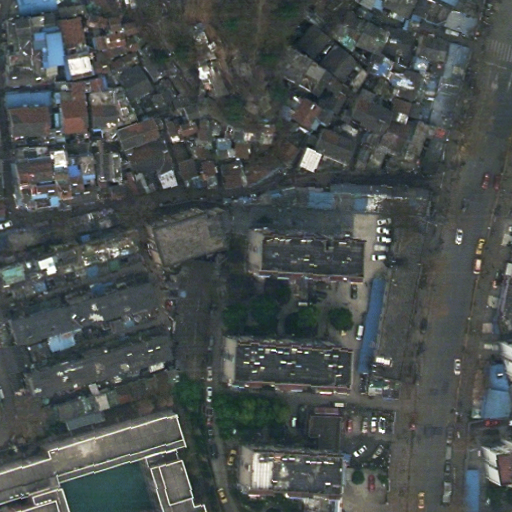
#> input picture data_reader/test_img.png, 512 x 512 px, given as the content of the folder /home/likai/code/LKSeg/data/LoveDA/Train/Urban/images_png, which was not available
$ python loveda_dataset.py
#> lines starting #> are read from the running program, lines starting #| are printed output that depends on the picture; pictures that were not available may be replaced by others from this repository, and a replacement may not be noted
### data_reader/transform.py
import math
import numbers
from PIL import Image, ImageOps, ImageEnhance
import numpy as np
import random
from scipy.ndimage.morphology import generate_binary_structure, binary_erosion
from scipy.ndimage import maximum_filter


class Compose(object):
    def __init__(self, transforms):
        self.transforms = transforms

    def __call__(self, img, mask):
        assert img.size == mask.size
        for t in self.transforms:
            img, mask = t(img, mask)
        return img, mask


class RandomCrop(object):
    """
    Take a random crop from the image.
    First the image or crop size may need to be adjusted if the incoming image
    is too small...
    If the image is smaller than the crop, then:
         the image is padded up to the size of the crop
         unless 'nopad', in which case the crop size is shrunk to fit the image
    A random crop is taken such that the crop fits within the image.
    If a centroid is passed in, the crop must intersect the centroid.
    """
    def __init__(self, size=512, ignore_index=12, nopad=True):

        if isinstance(size, numbers.Number):
            self.size = (int(size), int(size))
        else:
            self.size = size
        self.ignore_index = ignore_index
        self.nopad = nopad
        self.pad_color = (0, 0, 0)

    def __call__(self, img, mask, centroid=None):
        assert img.size == mask.size
        w, h = img.size
        # ASSUME H, W
        th, tw = self.size
        if w == tw and h == th:
            return img, mask

        if self.nopad:
            if th > h or tw > w:
                # Instead of padding, adjust crop size to the shorter edge of image.
                shorter_side = min(w, h)
                th, tw = shorter_side, shorter_side
        else:
            # Check if we need to pad label to fit for crop_size.
            if th > h:
                pad_h = (th - h) // 2 + 1
            else:
                pad_h = 0
            if tw > w:
                pad_w = (tw - w) // 2 + 1
            else:
                pad_w = 0
            border = (pad_w, pad_h, pad_w, pad_h)
            if pad_h or pad_w:
                img = ImageOps.expand(img, border=border, fill=self.pad_color)
                mask = ImageOps.expand(mask, border=border, fill=self.ignore_index)
                w, h = img.size

        if centroid is not None:
            # Need to insure that centroid is covered by crop and that crop
            # sits fully within the image
            c_x, c_y = centroid
            max_x = w - tw
            max_y = h - th
            x1 = random.randint(c_x - tw, c_x)
            x1 = min(max_x, max(0, x1))
            y1 = random.randint(c_y - th, c_y)
            y1 = min(max_y, max(0, y1))
        else:
            if w == tw:
                x1 = 0
            else:
                x1 = random.randint(0, w - tw)
            if h == th:
                y1 = 0
            else:
                y1 = random.randint(0, h - th)
        return img.crop((x1, y1, x1 + tw, y1 + th)), mask.crop((x1, y1, x1 + tw, y1 + th))


class PadImage(object):
    def __init__(self, size=(512, 512), ignore_index=0):
        self.size = size
        self.ignore_index = ignore_index

    def __call__(self, img, mask):
        assert img.size == mask.size
        th, tw = self.size[0], self.size[1]

        w, h = img.size

        if w > tw or h > th:
            wpercent = (tw / float(w))
            target_h = int((float(img.size[1]) * float(wpercent)))
            img, mask = img.resize((tw, target_h), Image.BICUBIC), mask.resize((tw, target_h), Image.NEAREST)

        w, h = img.size
        img = ImageOps.expand(img, border=(0, 0, tw - w, th - h), fill=0)
        mask = ImageOps.expand(mask, border=(0, 0, tw - w, th - h), fill=self.ignore_index)

        return img, mask


class RandomHorizontalFlip(object):

    def __init__(self, prob: float = 0.5):
        self.prob = prob

    def __call__(self, img, mask=None):
        if mask is not None:
            if random.random() < self.prob:
                return img.transpose(Image.FLIP_LEFT_RIGHT), mask.transpose(
                    Image.FLIP_LEFT_RIGHT)
            else:
                return img, mask
        else:
            if random.random() < self.prob:
                return img.transpose(Image.FLIP_LEFT_RIGHT)
            else:
                return img


class RandomVerticalFlip(object):
    def __init__(self, prob: float = 0.5):
        self.prob = prob

    def __call__(self, img, mask=None):
        if mask is not None:
            if random.random() < self.prob:
                return img.transpose(Image.FLIP_TOP_BOTTOM), mask.transpose(
                    Image.FLIP_TOP_BOTTOM)
            else:
                return img, mask
        else:
            if random.random() < self.prob:
                return img.transpose(Image.FLIP_TOP_BOTTOM)
            else:
                return img


class Resize(object):
    def __init__(self, size: tuple = (512,  512)):
        self.size = size  # size: (h, w)

    def __call__(self, img, mask):
        assert img.size == mask.size
        return img.resize(self.size, Image.BICUBIC), mask.resize(self.size, Image.NEAREST)


class RandomScale(object):
    def __init__(self, scale_list=[0.75, 1.0, 1.25], mode='value'):
        self.scale_list = scale_list
        self.mode = mode

    def __call__(self, img, mask):
        oh, ow = img.size
        scale_amt = 1.0
        if self.mode == 'value':
            scale_amt = np.random.choice(self.scale_list, 1)
        elif self.mode == 'range':
            scale_amt = random.uniform(self.scale_list[0], self.scale_list[-1])
        h = int(scale_amt * oh)
        w = int(scale_amt * ow)
        return img.resize((w, h), Image.BICUBIC), mask.resize((w, h), Image.NEAREST)


class ColorJitter(object):
    # [19 lines left out: functions __init__, __call__, not called in this run]


class SmartCropV1(object):
    def __init__(self, crop_size=512,
                 max_ratio=0.75,
                 ignore_index=12, nopad=False):
        self.crop_size = crop_size
        self.max_ratio = max_ratio
        self.ignore_index = ignore_index
        self.crop = RandomCrop(crop_size, ignore_index=ignore_index, nopad=nopad)

    def __call__(self, img, mask):
        assert img.size == mask.size
        count = 0
        while True:
            img_crop, mask_crop = self.crop(img.copy(), mask.copy())
            count += 1
            labels, cnt = np.unique(np.array(mask_crop), return_counts=True)
            cnt = cnt[labels != self.ignore_index]
            if len(cnt) > 1 and np.max(cnt) / np.sum(cnt) < self.max_ratio:
                break
            if count > 10:
                break

        return img_crop, mask_crop


class SmartCropV2(object):
    # [32 lines left out: functions __init__, __call__, not called in this run]

### data_reader/loveda_dataset.py
# -*- coding: utf-8 -*-

import sys
import os
# Add parent directory to path for importing models
sys.path.append(os.path.dirname(os.path.dirname(os.path.abspath(__file__))))

from data_reader.transform import Compose,RandomCrop,PadImage,RandomHorizontalFlip,RandomVerticalFlip,Resize,RandomScale,ColorJitter,SmartCropV1,SmartCropV2
import os
import os.path as osp
import numpy as np
import torch
from torch.utils.data import Dataset
import matplotlib.pyplot as plt
from PIL import Image
import random
from torch.utils.data import DataLoader
import cv2
from skimage.segmentation import mark_boundaries

class LoveDATrainDataset(Dataset):
    def __init__(self,
                 data_root='data/LoveDA/Train',
                 img_dir='images_png',
                 mask_dir='masks_png',
                 img_suffix='.png',
                 mask_suffix='.png',
                 superpixel=False,
                 superpixel_dict=None,
                 superpixel_type=None,
                 transform=None,
                 test_mode=False,
                 original_size=[1024,1024],
                 output_size=[512,512]):

        self.data_root = data_root
        self.img_dir = img_dir
        self.mask_dir = mask_dir
        self.img_suffix = img_suffix
        self.mask_suffix = mask_suffix
        self.superpixel = superpixel
        self.transform = transform
        self.test_mode = test_mode
        self.original_size = original_size
        self.img_size = output_size
        self.img_ids = self._collect_img_id_region()

        if self.superpixel:
            if superpixel_dict is not None:
                self.superpixel_type = superpixel_type
                self.superpixel_dict = superpixel_dict
            else:
                self.superpixel_type = "slic"
                self.superpixel_dict = {
                    "n_segments": 100,
                    "compactness": 20,
                    "sigma": 1,
                    "start_label": 0,
                    "min_size_factor": 0.5,
                    "max_num_iter": 10,
                    "enforce_connectivity": True,
                }

        self.COLOR_MAP = dict(
            nothing=(0, 0, 0),              # 0 black
            Background=(255, 255, 255),     # 1 white
            Building=(255, 0, 0),           # 2 red
            Road=(255, 255, 0),             # 3 yellow
            Water=(0, 0, 255),              # 4 blue
            Barren=(159, 129, 183),         # 5 purple
            Forest=(0, 255, 0),             # 6 green
            Agricultural=(255, 195, 128),   # 7 orange
        )
        self.CLASSES = list(self.COLOR_MAP.keys())
        self.PALETTE = list(self.COLOR_MAP.values())


    def __getitem__(self, index):

        img, mask = self._load_image_and_mask(index)

        # apply data augmentation
        if self.test_mode:
            img, mask = img.resize(self.original_size), mask.resize(self.original_size)
        else:
            if self.transform:
                img, mask = self.transform(img, mask)
            else:
                # use normal transform
                self.transform = Compose([
                    RandomScale(scale_list=[0.75, 1.0, 1.25, 1.5], mode='value'),
                    SmartCropV1(crop_size=self.img_size[0], max_ratio=0.75, ignore_index=0, nopad=False),
                    RandomHorizontalFlip(),
                    RandomVerticalFlip(),
                    PadImage(self.img_size, ignore_index=0),
                ])
                img, mask = self.transform(img, mask)

        # # convert into numpy and standardize
        # img = np.array(img).astype(np.float32) / 255.0                                      # normalize to [0,1]
        # img = (img - np.array([0.485, 0.456, 0.406])) / np.array([0.229, 0.224, 0.225])     # imagenet standardization
        # mask = np.array(mask)

        # convert into tensor
        img = torch.from_numpy(np.array(img)).permute(2, 0, 1)
        mask = torch.from_numpy(np.array(mask))

        img_id, img_type = self.img_ids[index]

        return {
            'image': img,
            'semantic_mask': mask,
            'img_id': img_id,
            'img_type': img_type,
            'superpixel_mask': sp_input
        }

    def __len__(self):
        return len(self.img_ids)

    def _collect_img_id_region(self):
        '''
            collect image ids and region type.

            return:
                img_ids: list of tuple (img_id, region)

        '''
        img_ids = []
        for region in ['Urban', 'Rural']:
            img_path = osp.join(self.data_root, region, self.img_dir)
            mask_path = osp.join(self.data_root, region, self.mask_dir)
            filenames = os.listdir(img_path)

            img_ids += [(f.split('.')[0], region) for f in filenames]
        return img_ids

    def _load_image_and_mask(self, index):
        '''
            load image and mask.

            input:
                index: int

            return:
                img: PIL.Image
                mask: PIL.Image.mode = 'L' (grayscale)
        '''
#> called with index = 0
        img_id, img_type = self.img_ids[index]
        img_path = osp.join(self.data_root, img_type, self.img_dir, img_id + self.img_suffix)
        mask_path = osp.join(self.data_root, img_type, self.mask_dir, img_id + self.mask_suffix)

        img = Image.open(img_path).convert('RGB')
#> img is the input picture: PIL image 512x512 RGB; mean R, G, B 73.7, 80.1, 79.4
        mask = Image.open(mask_path).convert('L')
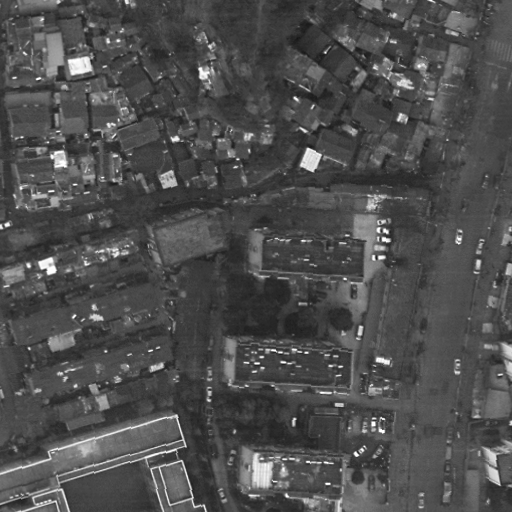
#> mask: PIL image 512x512 L; min 21, max 255, mean 78.1

        return img, mask

    # [119 lines left out: functions save_image, save_mask, not called in this run]


if __name__ == '__main__':

    # Test superpixel functionality
    print("Testing superpixel functionality...")

    # Create dataset with superpixel enabled
    train_dataset_sp = LoveDATrainDataset(
        data_root='/home/likai/code/LKSeg/data/LoveDA/Train',
        superpixel=True,
        superpixel_type="slic",
        superpixel_dict={
            "n_segments": 100,
            "compactness": 20,
            "sigma": 1,
            "start_label": 0,
            "min_size_factor": 0.5,
            "max_num_iter": 10,
            "enforce_connectivity": True,
        }
    )

    # Test single sample with superpixel
    sample_sp = train_dataset_sp[0]
#> the loop in __call__, `for t in self.transforms:` made 5 passes
#> pass 1, in __call__, `img, mask = t(img, mask)`:
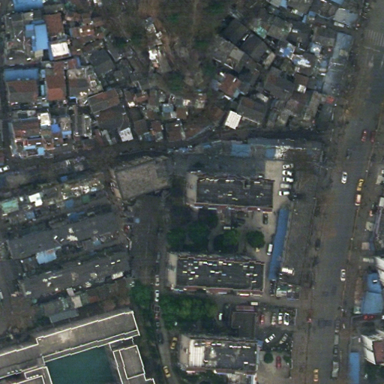
#> img: PIL image 384x384 RGB; mean R, G, B 73.7, 80.1, 79.4
#> pass 1, in __call__, `img, mask = t(img, mask)`:
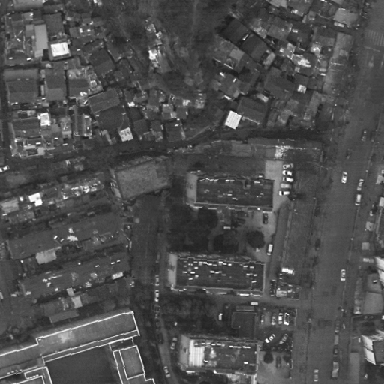
#> mask: PIL image 384x384 L; min 22, max 255, mean 78.1
#> pass 2, in __call__, `img = ImageOps.expand(img, border=border, fill=self.pad_color)`:
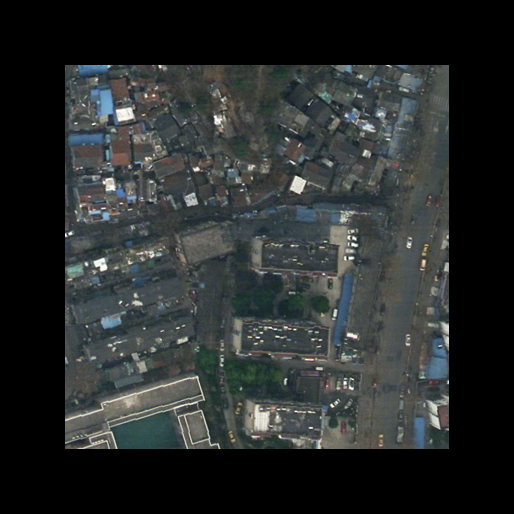
#> img: PIL image 514x514 RGB; mean R, G, B 41.1, 44.7, 44.3
#> pass 2, in __call__, `mask = ImageOps.expand(mask, border=border, fill=self.ignore_index)`:
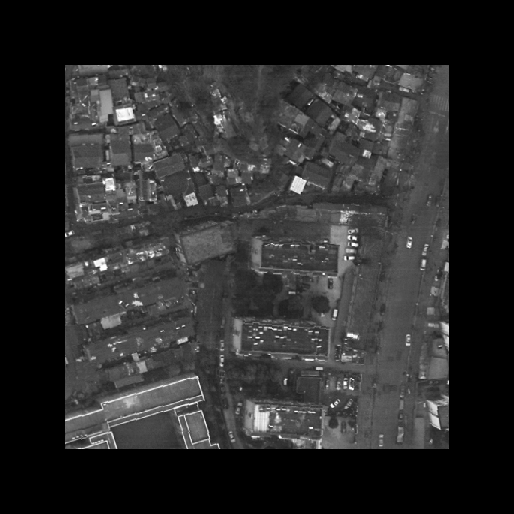
#> mask: PIL image 514x514 L; min 0, max 255, mean 43.6
#> after the loop in __call__, `for t in self.transforms:`:
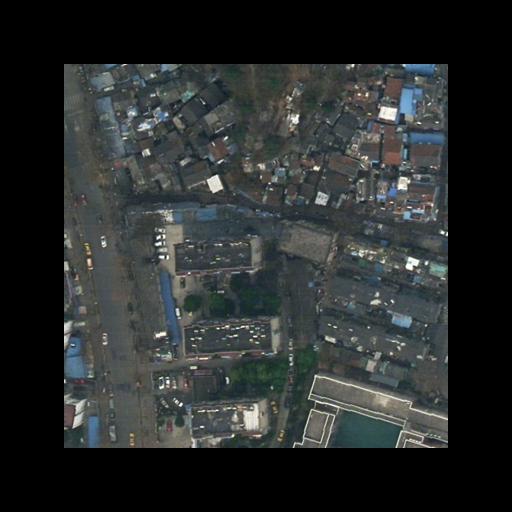
#> img: PIL image 512x512 RGB; mean R, G, B 41.4, 45.1, 44.7
#> after the loop in __call__, `for t in self.transforms:`:
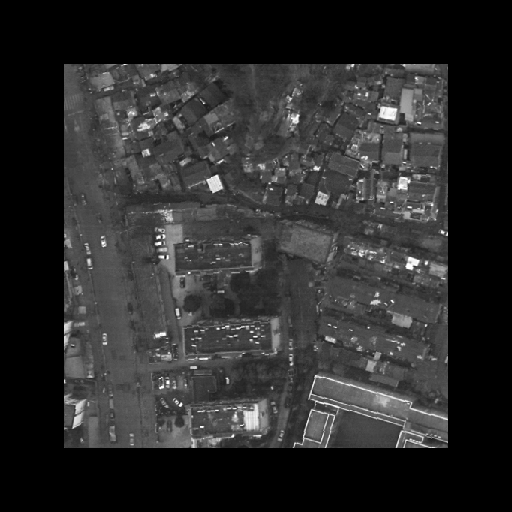
#> mask: PIL image 512x512 L; min 0, max 255, mean 43.9
#> (the run stopped early here; a loop or call above may not have finished)
